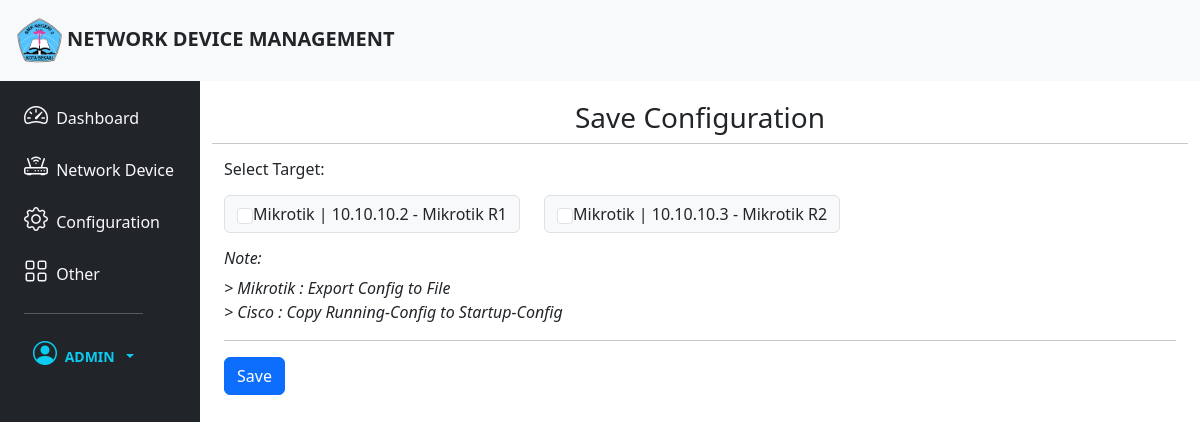
/saveconfig/ (signed in), run on an earlier commit of the app's database.
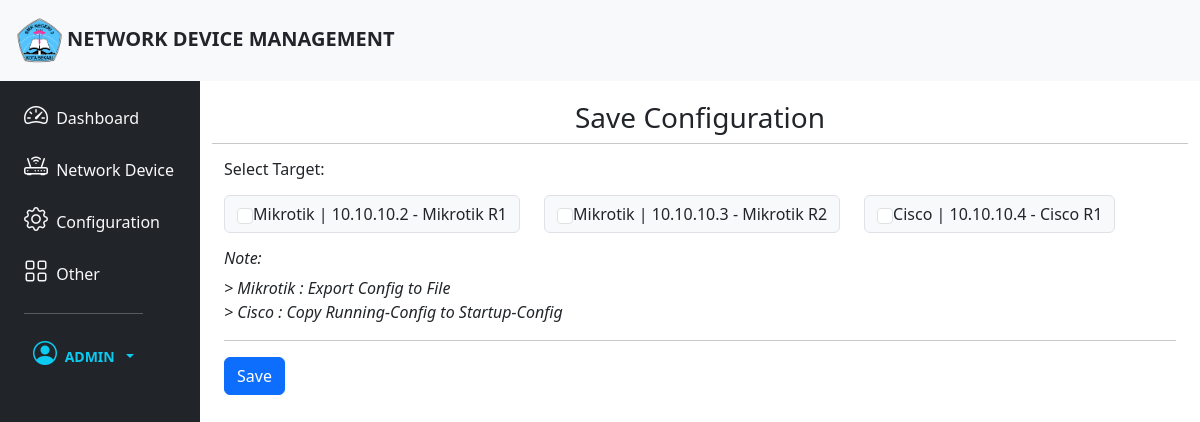
And on a later commit of the database.
### NetworkManager/models.py (models this page shows, shortened)
class Device(models.Model):
    IP_address = models.CharField(max_length=255)
    hostname = models.CharField(max_length=255)
    username = models.CharField(max_length=255)
    password = models.CharField(max_length=255, blank=True)
    SSH_port = models.IntegerField(default=22)
    CHOOSE_VENDOR= (
        ('mikrotik', 'Mikrotik'),
        ('cisco', 'Cisco')
    )
    vendor = models.CharField(max_length=255, choices= CHOOSE_VENDOR, blank=True)
    TYPE_CHOICES = (
        ('router', 'Router'),
        ('switch', 'Switch')
    )
    device_type = models.CharField(max_length=255, choices=TYPE_CHOICES, blank=True)

### NetworkManager/views.py (the view)
# urls.py: path('saveconfig/',views.saveconfig, name = 'saveconfig')
@login_required
def saveconfig(request):
    timenow = datetime.today().strftime("%d-%m-%Y,%H:%M:%S")
    if request.method == 'POST':
        result = []
        selected_device_id = request.POST.getlist('device')
        for x in selected_device_id:
            dev = get_object_or_404(Device, pk=x)
            ssh_client = paramiko.SSHClient()
            ssh_client.set_missing_host_key_policy(paramiko.AutoAddPolicy())
            ssh_client.connect(hostname=dev.IP_address, username=dev.username, password=dev.password)
            try:
                if dev.vendor.lower() == 'mikrotik':
                    stdin, stdout, stderr = ssh_client.exec_command("export file= Backup-" + timenow)
                    stdin, stdout, stderr = ssh_client.exec_command("file print")
                    result.append("Result on {}".format(dev.IP_address))
                    result.append(stdout.read().decode())
                else:
                    conn = ssh_client.invoke_shell()
                    conn.send("terminal length 0\n")
                    result.append("Result on {}".format(dev.IP_address))
                    conn.send("copy running-config startup-config \n\n")
                    time.sleep(5)
                    output = conn.recv(65535)
                    result.append (output.decode())
                '''log = Log(target=dev.IP_address + " ( " +dev.hostname+" ) ", action="Verify", status="Success", time=datetime.now(), message="Complete - No Error")
                log.save()'''
            except Exception as Exc:
                '''log = Log(target=dev.IP_address + " ( " +dev.hostname+" ) " , action="Verify", status="Error", time=datetime.now(), message=Exc)
                log.save()'''
        result = "\n".join(result)
        return render(request,'verifyResult.html',{"result":result})
    else:
        devices = Device.objects.all()
        context = {
            'devices': devices,
        }
    return render(request, 'saveconfig.html', context)

### templates/saveconfig.html (shortened to what this page needs)
{% extends 'base.html' %}
{% block content %}
<div class="col py-1">
    <div class="container ">
        <div class="row">
            <h3 class="text-center mt-3">Save Configuration</h3>
            <hr>
            <h6 class="mb-3">Select Target:</h6>
            <form method="POST">
            <div class="row">
                {% for device in devices %}
                <div class="col-auto">
                    <div class="input-group mb-3">
                        <div class="input-group-prepend">
                            <div class="input-group-text text-capitalize">
                                <input class="form-check-input" type="checkbox" name="device" value="{{ device.id }}"> {{device.vendor}} | {{device.IP_address}} - {{device.hostname}}
                            </div>
                        </div>
                    </div>
                </div>
                {% endfor %}
            </div>
            <h6 class="fst-italic">Note:</h6>
            <i>> Mikrotik : Export Config to File</i><br>
            <i>> Cisco : Copy Running-Config to Startup-Config</i>
                <hr>
                <button type="submit" class="btn btn-primary">Save</button>
            </form>
        </div>
    </div>
</div>
{% endblock content %}

What changed in the data, as far as the page shows it:
added Device: vendor "Cisco", IP_address "10.10.10.4", hostname "Cisco R1"
